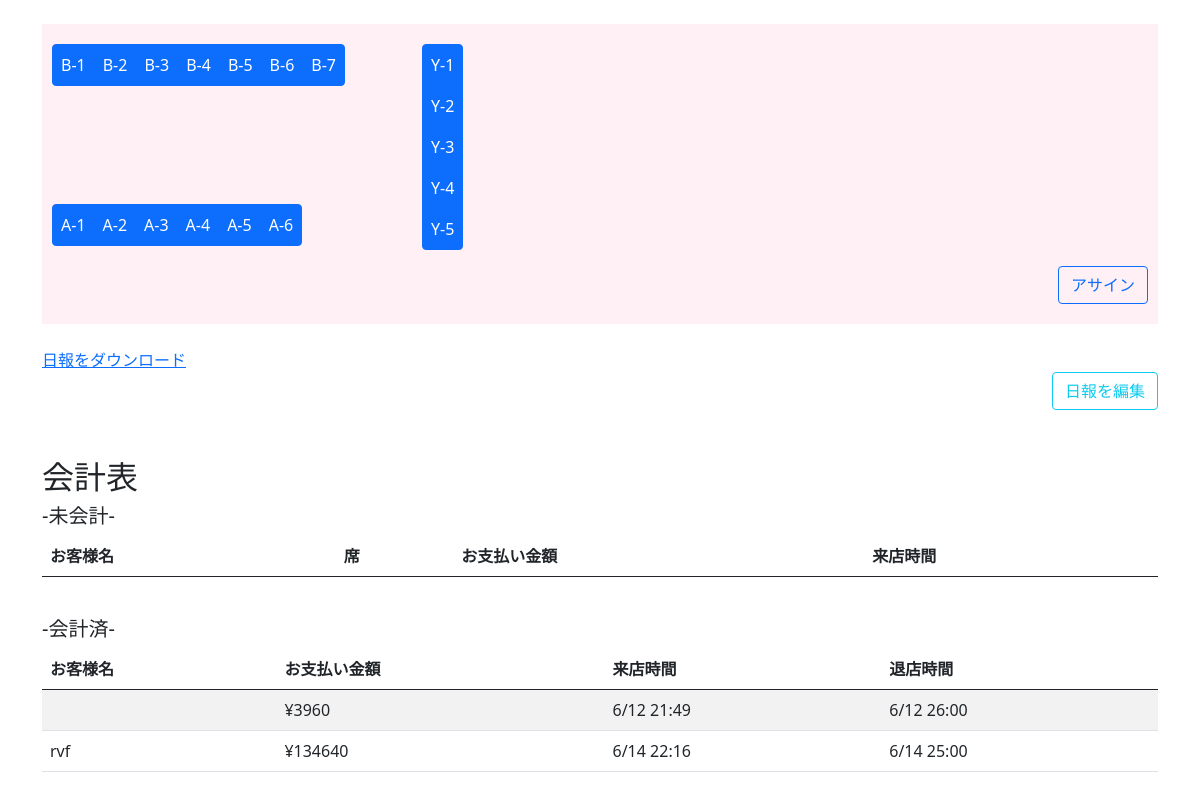
Page /seat on the earlier database version.
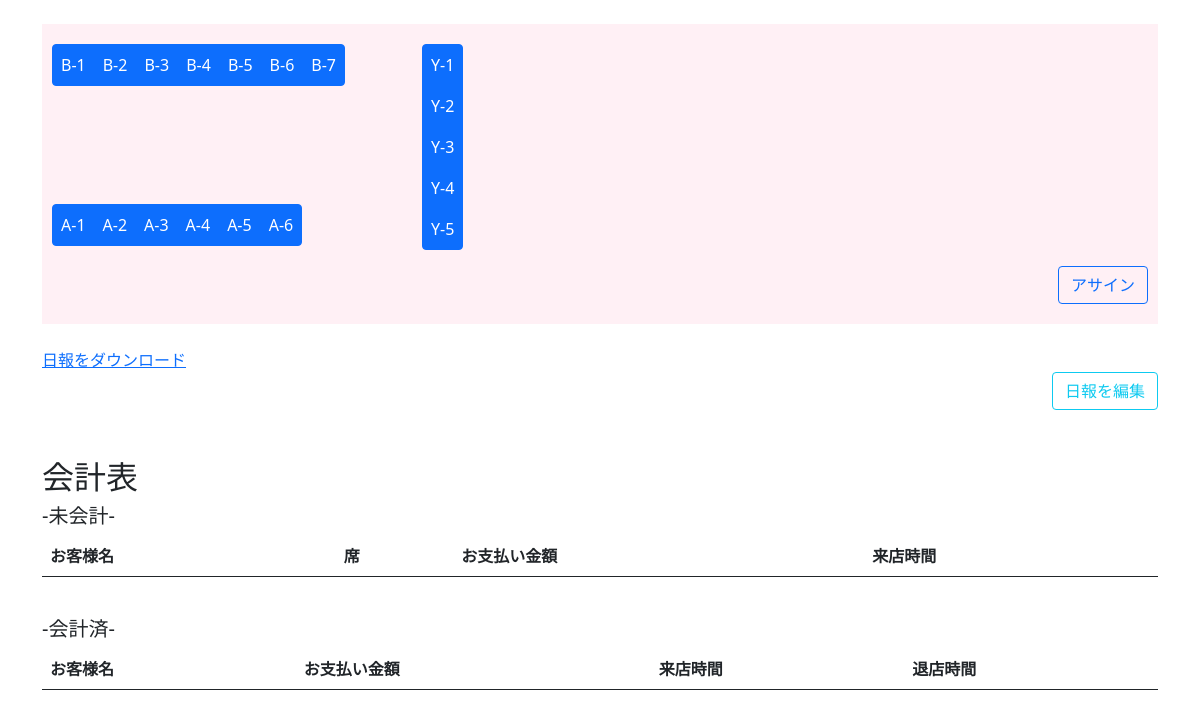
Same page on the later database version.
### attendance/models.py (models this page shows, shortened)
class Seat(models.Model):
    Seat_ID = models.CharField(max_length=10, null=True)
    CheckSheet = models.ForeignKey(CheckSheet, on_delete=models.CASCADE)
    attr = models.CharField(max_length=3, null=True)
    pos_x = models.IntegerField(default=0)
    pos_y = models.IntegerField(default=0)
    is_use = models.BooleanField(default=False)
    def __str__(self):
        return self.Seat_ID

class CheckSheet(models.Model):
    total_fee = models.IntegerField(default=0)
    discount = models.IntegerField(default=0)
    how_cash = models.CharField(max_length=20, null=True)
    asign = models.BooleanField(default=False)
    client_name = models.CharField(max_length=20, null=True)
    client_num = models.IntegerField(default=0)
    start_time = models.DateTimeField(verbose_name="来店時間")
    end_time = models.DateTimeField(verbose_name="退店時間")
    start_overtime = models.CharField(max_length=20, null=True)
    end_overtime = models.CharField(max_length=20, null=True)
    drink_staff = models.ManyToManyField("Account",related_name="drink",through="SheetStaffRelation")
    staff = models.ManyToManyField("Account",through="SheetAccountRelation")
    memo_str = models.CharField(max_length=100, null=True)

### attendance/views.py (the view, shortened to what this page needs)
# urls.py: path("seat", views.SelectSeat.as_view(), name="SelectSeat"),
class SelectSeat(ListView):
    model = Seat
    template_name = "attendance/select_seat.html"
    def get(self, request):
        context = {
            "object_list": Seat.objects.all(),
            "CheckSheet_list": CheckSheet.objects.all(),
            }
        return render(request,"attendance/select_seat.html", context)

### templates/attendance/select_seat.html (shortened to what this page needs)
{% extends "attendance/DB5_base.html" %}
{% block body %}
<div class="container" name="container"><br>
<form action="{% url 'SelectSeat' %}" method="post">
    <div class="col position-relative" style="background-color: lavenderblush; height: 300px;">
        <div class="btn-group" role="group" style="position: absolute; left: 10px; top: 20px">
        {% for seat in object_list %}
        {% if seat.attr == "B" %}
            {% if not seat.is_use %}
            <label class="btn btn-primary p-2" for="seat-{{seat}}" name="seat-{{seat}}">
                {{seat}}
            </label>
            {% else %}
                <button type="submit" class="btn btn-danger p-2" name="dager_button" value="{{seat.pk}}">{{seat}}</button>
            {% endif %}
        {% endif %}
        {% endfor %}
        </div>
        <div class="btn-group" role="group" style="position: absolute; left: 10px; top: 180px">
        {% for seat in object_list %}
        {% if seat.attr == "A" %}
            {% if not seat.is_use %}
                <label class="btn btn-primary p-2" for="seat-{{seat}}" name="p_label">
                    {{seat}}
                </label>
            {% else %}
                <button type="submit" class="btn btn-danger p-2" name="dager_button" value="{{seat.pk}}">{{seat}}</button>
            {% endif %}
        {% endif %}
        {% endfor %}
        </div>
        <div class="btn-group-vertical" role="group" style="position: absolute; left: 380px; top: 20px">
            {% for seat in object_list %}
            {% if seat.attr == "Y" %}
                {% if not seat.is_use %}
                    <label class="btn btn-primary p-2" for="seat-{{seat}}" name="p_label">
                        {{seat}}
                    </label>
                {% else %}
                    <button type="submit" class="btn btn-danger p-2" name="dager_button" value="{{seat.pk}}">{{seat}}</button>
                {% endif %}
            {% endif %}
            {% endfor %}
        </div>
        <input type="submit" name="comp_btn" class="btn btn-outline-primary" style="position: absolute; right: 10px; bottom: 20px" value="アサイン">
    </div>
    <br>
    <a href="{% url 'Daily' %}">日報をダウンロード</a>
    <span class="d-grid gap-2 d-md-flex justify-content-end">
        <a class="btn btn-outline-info" href="{% url 'DailyEdit' %}">日報を編集</a>
    </span>
    <br><br>
    <h2>会計表</h2>
    <div class="asign_table">
        <h5>-未会計-</h5>
        <table class="table table-striped">
            <thead>
                <tr>
                <th scope="col">お客様名</th>
                <th scope="col">席</th>
                <th scope="col">お支払い金額</th>
                <th scope="col">来店時間</th>
                </tr>
            </thead>
        </table>
        <br>
        <div class="non_asign_table">
            <h5>-会計済-</h5>
            <table class="table table-striped">
                <thead>
                    <tr>
                        <th scope="col">お客様名</th>
                        <th scope="col">お支払い金額</th>
                        <th scope="col">来店時間</th>
                        <th scope="col">退店時間</th>
                    </tr>
                </thead>
                <tbody class="payed_checksheets">
                    {% for sheet in CheckSheet_list %}
                    {% if sheet.client_name != "clientGOD" and not sheet.asign %}
                        <tr data-href="{% url 'CheckSheet' pk=sheet.pk %}">
                            <td>{{sheet.client_name}}</td>
                            <td>¥{{sheet.total_fee}}</td>
                            <td>{{sheet.start_overtime}}</td>
                            <td>{{sheet.end_overtime}}</td>
                        </tr>
                    {% endif %}
                    {% endfor %}
                </tbody>
            </table>
    </div>
</form>
</div>
{% endblock body %}

### templates/attendance/DB5_base.html (shortened to what this page needs)
{% load static %}
<!DOCTYPE html>
<html lang="ja">
  <head>
    <link href="{% static 'attendance/MDB5s/css/bootstrap.min.css' %}" rel="stylesheet">
    <link rel="stylesheet" href="https://cdn.jsdelivr.net/npm/bootstrap-icons@1.8.0/font/bootstrap-icons.css">
</head>
  <body>
    {% block body %}
    {% endblock %}
    </body>
</html>

Differences in the rows shown:
removed CheckSheet: total_fee "3960", start_overtime "6/12 21:49", end_overtime "6/12 26:00"
removed CheckSheet: client_name "rvf", total_fee "134640", start_overtime "6/14 22:16", end_overtime "6/14 25:00"
